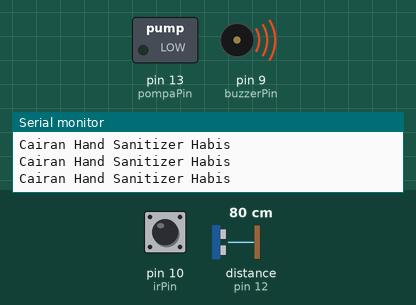
The sketch below on a simulated Arduino Uno, built with avr-gcc and run on an emulated ATmega328P. Parts: switched loads named in the sketch (green lamp = pin HIGH), buzzer (waves = sounding, pin HIGH), the last lines printed to the serial monitor. Wiring (inferred from the names in the program): ultrasonic range finder: trigger pin 11; echo pin 12. The inputs (shaded band) are chosen by the test bench; at power-on: distance to the obstacle (sensor on pin 12) 80 cm, pin 10 (irPin) HIGH. The echo pulse lasts 58.3 µs per cm; pins used as bus, display or sensor lines are not drawn.

Above: at 1.3 s.
1.4 s: distance to the obstacle (sensor on pin 12) set to 23 cm
2.9 s: distance to the obstacle (sensor on pin 12) set to 19 cm
At 3.5 s:
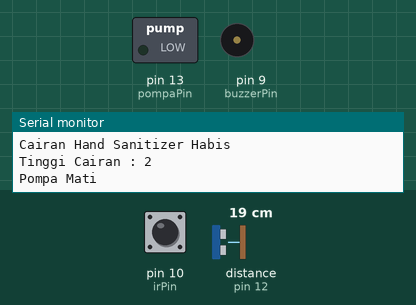
4.5 s: pin 10 (irPin) driven LOW
At 4.9 s:
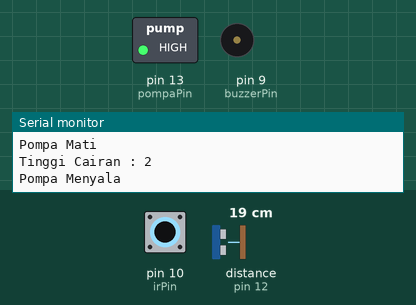
7.0 s: distance to the obstacle (sensor on pin 12) set to 35 cm
At 8.2 s:
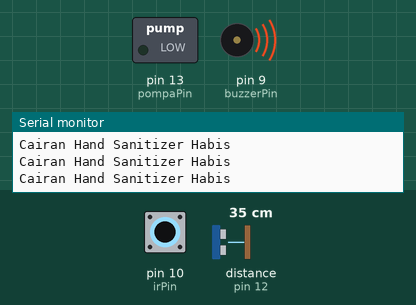
8.5 s: distance to the obstacle (sensor on pin 12) set to 2 cm
At 9.7 s:
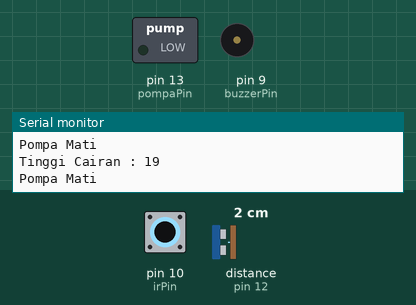
10.0 s: pin 10 (irPin) pulsed HIGH 2 times (0.12 s each, 0.3 s apart)
At 11.3 s:
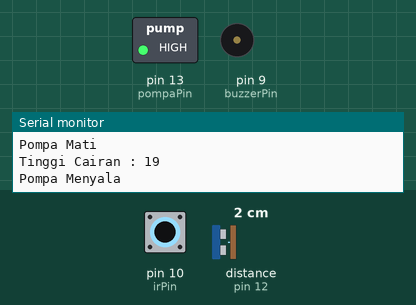
Timing chart, 0 to 13.1 s (numbered marks = the images above; inputs shaded):
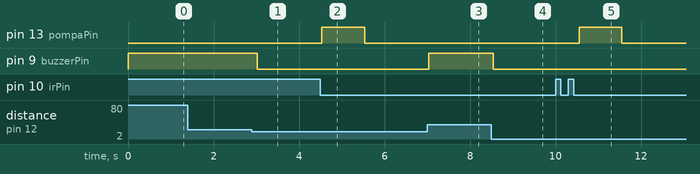

The sketch:

Kelompok_9.ino
```cpp
const int buzzerPin = 9; //Pin Buzzer
const int irPin = 10; //Pin Infra Red
const int trigPin = 11; //Pin Trig Ultrasonik
const int echoPin = 12; //Pin Echo Ultrasonik
const int pompaPin = 13; //Pin Pompa DC

bool tangan = 0;
bool ir = 0;
long duration;
int distance;
int waktuPompa = 1000; //Waktu menyala pompa
int tinggiBotol = 20; //Tinggi botol

void setup() {
  // put your setup code here, to run once:
  Serial.begin(9600);
  pinMode(irPin, INPUT);
  pinMode(pompaPin, OUTPUT);
  pinMode(trigPin, OUTPUT);
  pinMode(echoPin, INPUT);
  pinMode(buzzerPin, OUTPUT);
}

void loop() {
  digitalWrite(trigPin, LOW);
  delayMicroseconds(2);
  digitalWrite(trigPin, HIGH);
  delayMicroseconds(10);
  digitalWrite(trigPin, LOW);
  duration = pulseIn(echoPin, HIGH);
  distance = duration * 0.034 / 2;

  ir = digitalRead(irPin);

  if (distance < tinggiBotol){
    Serial.println("Tinggi Cairan : "+String(tinggiBotol-distance));
    digitalWrite(buzzerPin, LOW);
    if (ir == 0 && tangan == 0){
      tangan = 1;
      digitalWrite(pompaPin, HIGH);
      Serial.println("Pompa Menyala");
      delay(500);
    } else if (ir == 0 && tangan == 1){
      //tangan = 0;
      digitalWrite(pompaPin, LOW);
      Serial.println("Pompa Mati");
    } else if (ir == 1){
      digitalWrite(pompaPin, LOW);
      Serial.println("Pompa Mati");
      tangan = 0;
    }
  } else {
    Serial.println("Cairan Hand Sanitizer Habis");
    digitalWrite(buzzerPin, HIGH);
  }
  delay(500);
}
```

Measured:
- the behaviour switches between 21 and 20 cm on distance to the obstacle (sensor on pin 12) (found by bisection; images 0 and 1)
- after the input at 2.9 s, pin 9 (buzzerPin): HIGH → LOW after 0.12 s
- after the input at 4.5 s, pin 13 (pompaPin): LOW → HIGH at once, → LOW 1.0 s later
- after the input at 7.0 s, pin 9 (buzzerPin): LOW → HIGH at once
- after the input at 8.5 s, pin 9 (buzzerPin): HIGH → LOW after 0.05 s
- after the input at 10.0 s, pin 13 (pompaPin): LOW → HIGH after 0.55 s, → LOW 1.0 s later
